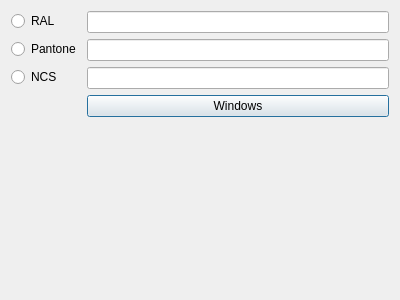
<?xml version="1.0" encoding="UTF-8"?>
<ui version="4.0">
 <class>Pick_Color</class>
 <widget class="QDialog" name="Pick_Color">
  <property name="geometry">
   <rect>
    <x>0</x>
    <y>0</y>
    <width>400</width>
    <height>300</height>
   </rect>
  </property>
  <property name="windowTitle">
   <string>Dialog</string>
  </property>
  <layout class="QFormLayout" name="formLayout">
   <item row="0" column="0">
    <widget class="QRadioButton" name="radioButton">
     <property name="text">
      <string>RAL</string>
     </property>
    </widget>
   </item>
   <item row="0" column="1">
    <widget class="QLineEdit" name="lineEdit"/>
   </item>
   <item row="1" column="0">
    <widget class="QRadioButton" name="radioButton_2">
     <property name="text">
      <string>Pantone</string>
     </property>
    </widget>
   </item>
   <item row="1" column="1">
    <widget class="QLineEdit" name="lineEdit_2"/>
   </item>
   <item row="2" column="0">
    <widget class="QRadioButton" name="radioButton_3">
     <property name="text">
      <string>NCS</string>
     </property>
    </widget>
   </item>
   <item row="2" column="1">
    <widget class="QLineEdit" name="lineEdit_3"/>
   </item>
   <item row="3" column="1">
    <widget class="QPushButton" name="pushButton">
     <property name="text">
      <string>Windows</string>
     </property>
    </widget>
   </item>
  </layout>
 </widget>
 <resources/>
 <connections/>
</ui>
